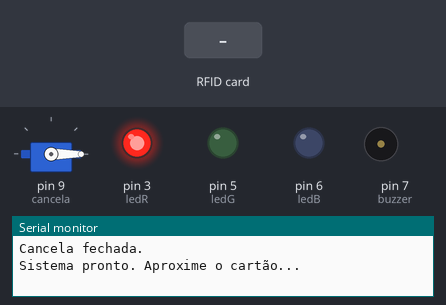
Bench run of a sketch on a simulated Arduino Uno, built with avr-gcc and run on an emulated ATmega328P. Parts: servo, output pins drawn as LEDs (lit = HIGH), buzzer (waves = sounding), the last lines printed to the serial monitor. The inputs (shaded band) are chosen by the test bench. Pins used as bus, display or sensor lines are not drawn.

Above: at 1.2 s.
1.3 s: RFID card 23 C1 A2 A5 held to the reader
At 1.91 s:
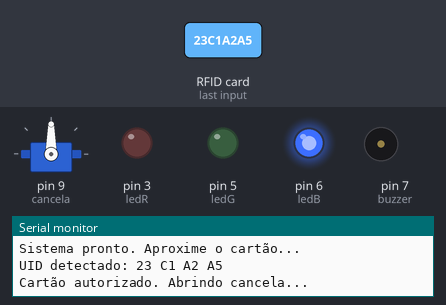
At 3.3 s:
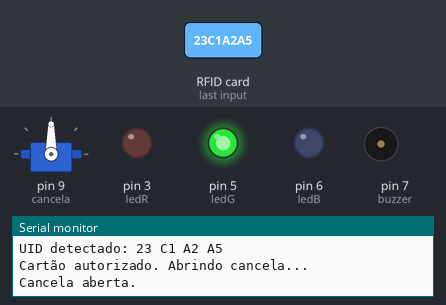
Timing chart, 0 to 8.6 s (numbered marks = the images above; inputs shaded):
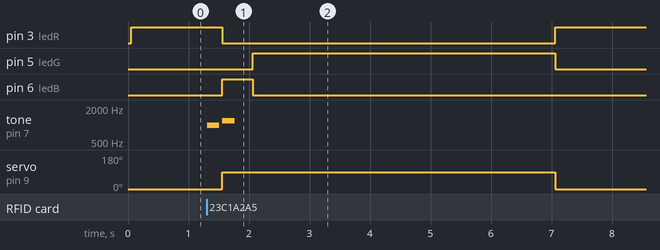

The sketch:

sketch_Cancela_Boton_Autorizado.ino
```cpp
#include <SPI.h>
#include <MFRC522.h>
#include <Servo.h>

#define SS_PIN 10
#define RST_PIN 8
MFRC522 mfrc522(SS_PIN, RST_PIN);

Servo cancela;
int ledR = 3, ledG = 5, ledB = 6;
int buzzer = 7; // pino do buzzer

// Lista de UIDs autorizados
byte autorizados[][4] = {
  {0x23, 0xC1, 0xA2, 0xA5}, // Cartão 1
  {0x12, 0x34, 0x56, 0x78}  // Cartão 2 (exemplo)
};
int totalAutorizados = 2;

void setup() {
  Serial.begin(9600);
  SPI.begin();
  mfrc522.PCD_Init();
  cancela.attach(9);
  pinMode(ledR, OUTPUT);
  pinMode(ledG, OUTPUT);
  pinMode(ledB, OUTPUT);
  pinMode(buzzer, OUTPUT);
  fecharCancela();
  Serial.println("Sistema pronto. Aproxime o cartão...");
}

void loop() {
  if (!mfrc522.PICC_IsNewCardPresent() || !mfrc522.PICC_ReadCardSerial()) return;

  Serial.print("UID detectado: ");
  for (byte i=0; i<mfrc522.uid.size; i++) {
    Serial.print(mfrc522.uid.uidByte[i], HEX);
    Serial.print(" ");
  }
  Serial.println();

  if (cartaoAutorizado()) {
    Serial.println("Cartão autorizado. Abrindo cancela...");
    somAutorizado();
    abrirCancela();
    delay(5000);
    Serial.println("Fechando cancela...");
    fecharCancela();
  } else {
    Serial.println("Cartão NÃO autorizado.");
    somBloqueio();
  }
}

bool cartaoAutorizado() {
  for (int c=0; c<totalAutorizados; c++) {
    bool ok = true;
    for (byte i=0; i<4; i++) {
      if (mfrc522.uid.uidByte[i] != autorizados[c][i]) ok = false;
    }
    if (ok) return true;
  }
  return false;
}

void abrirCancela() {
  setLED(0,0,255); // azul
  cancela.write(90);
  delay(500);
  setLED(0,255,0); // verde
  Serial.println("Cancela aberta.");
}

void fecharCancela() {
  cancela.write(0);
  setLED(255,0,0); // vermelho
  Serial.println("Cancela fechada.");
}

void setLED(int r, int g, int b) {
  analogWrite(ledR, r);
  analogWrite(ledG, g);
  analogWrite(ledB, b);
}

void somAutorizado() {
  tone(buzzer, 1000, 200); // beep agudo
  delay(250);
  tone(buzzer, 1200, 200); // segundo beep
}

void somBloqueio() {
  tone(buzzer, 400, 500); // beep grave e longo
}
```

Measured:
- after the input at 1.3 s, pin 3 (ledR): HIGH → LOW after 0.26 s, → HIGH 5.5 s later; pin 5 (ledG): LOW → HIGH after 0.76 s, → LOW 5.0 s later
